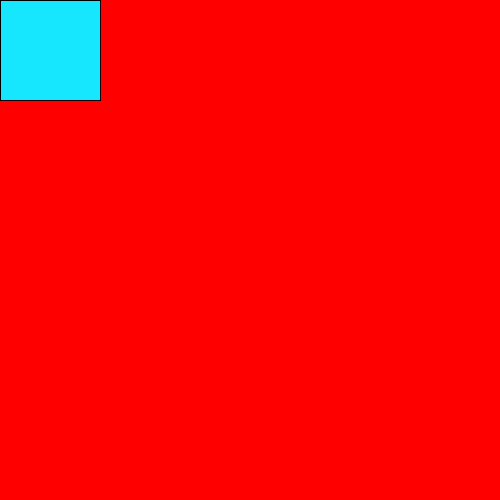
Frame 1 (no input)
Frame 60 (the mouse pressed at the canvas centre just before this capture): identical to frame 1, image omitted
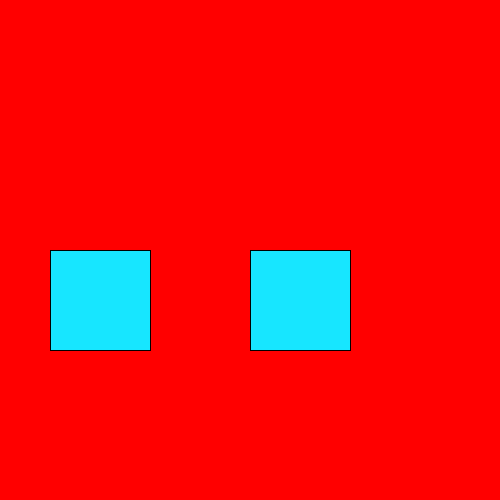
Frame 120 (the mouse held since frame 60 and released just before this capture)

The Processing sketch that drew these frames (run headless with seeded random() and noise(); from frame 60 on, the mouse is pressed at the canvas centre):

// Processing sketch: week01_2
// ── week01_2.pde
void setup(){
  size(500,500);
}
void draw(){
  background(#FF0000);
  fill(#17E6FF);
  rect(mouseX-200,mouseY,100,100);
  rect(mouseX,mouseY,100,100);
}
